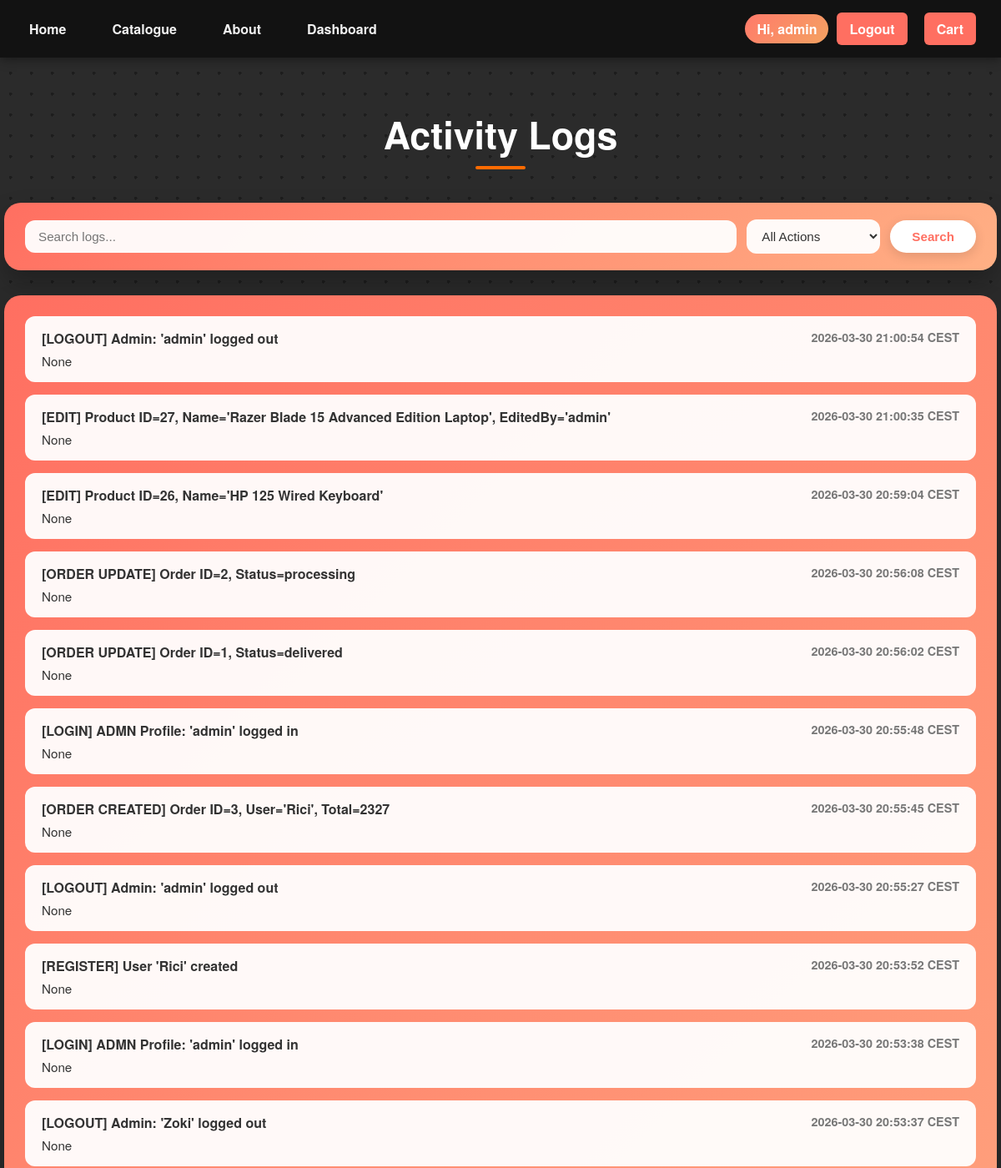
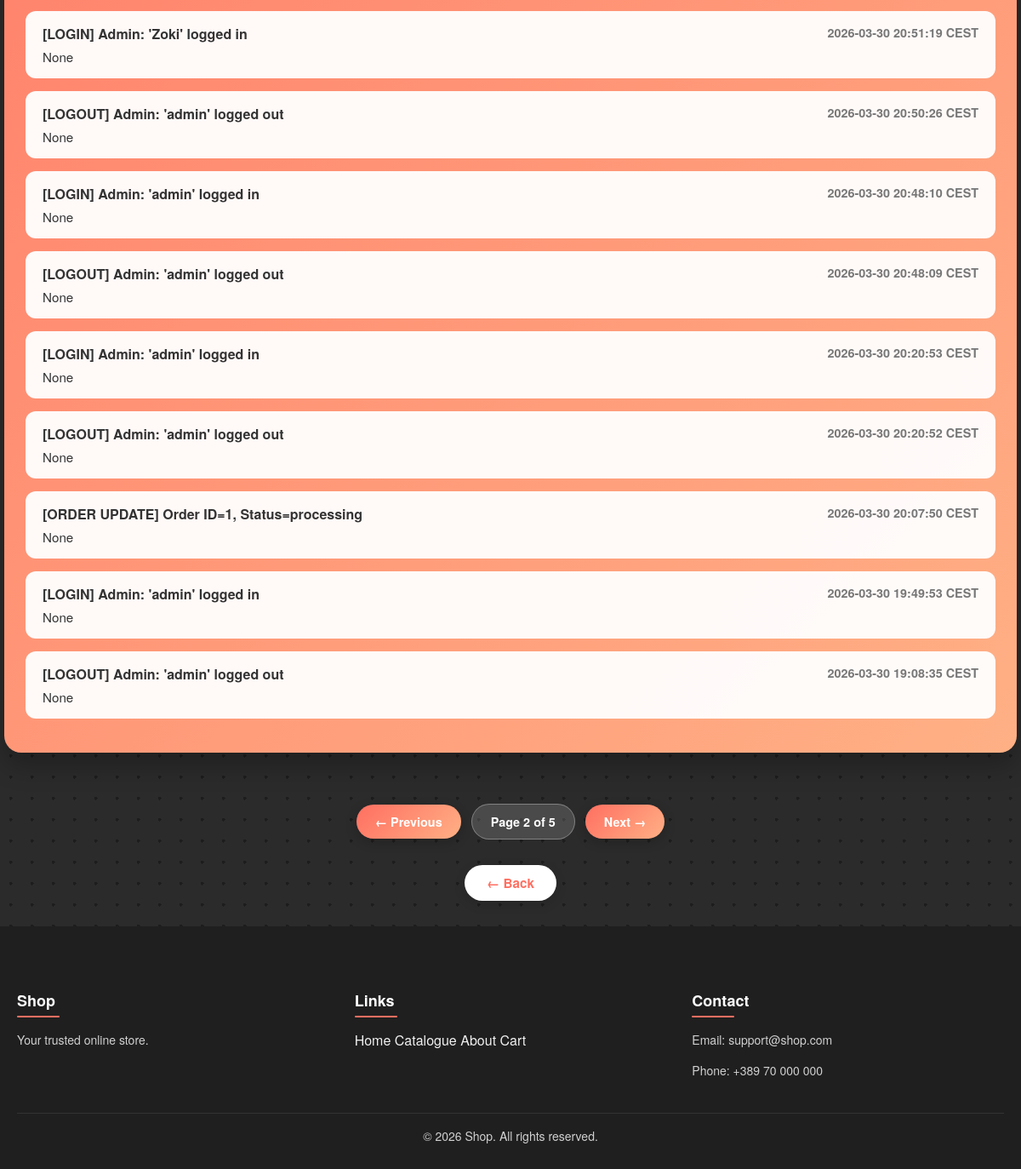
Page /dashboard/logs?page=2&q=&action= (signed in) on the committed database (2 pictures, top to bottom).
### models.py (models this page shows)
class Log(Base):
    __tablename__ = "logs"
    id = Column(Integer, primary_key=True)
    action = Column(String(255), nullable=False)
    user_id = Column(Integer)
    username = Column(String(120))
    message = Column(Text, nullable=True)
    timestamp = Column(DateTime, default=lambda: datetime.now(skopje_tz))

### app.py (the view)
@app.route("/dashboard/logs")
@admin_required
def logs():
    page = request.args.get('page', 1, type=int)
    q = request.args.get('q', '').strip()
    action_filter = request.args.get('action', '').strip()
    per_page = 20
    query = db_session.query(Log).order_by(Log.timestamp.desc())
    if q:
        query = query.filter(Log.action.ilike(f'%{q}%'))
    if action_filter:
        query = query.filter(Log.action.ilike(f'%[{action_filter.upper()}]%'))
    total = query.count()
    total_pages = max(ceil(total / per_page), 1)
    logs = query.offset((page - 1) * per_page).limit(per_page).all()
    return render_template('logs.html', logs=logs, page=page,
                           total_pages=total_pages, q=q, action=action_filter)

### templates/logs.html (shortened to what this page needs)
{% extends "layout.html" %}
{% block extra_css %}
<link rel="stylesheet" href="{{ url_for('static', filename='css/logs.css') }}">
{% endblock %}
{% block content %}
<h1 class="logs-title">Activity Logs</h1>
<form method="get" class="logs-search-form">
    <div class="logs-search-bar">
        <input type="text" name="q" placeholder="Search logs..." value="{{ q }}" class="logs-search-input">
        <select name="action" class="logs-search-select">
            <option value="">All Actions</option>
        </select>
        <button type="submit" class="logs-search-btn">Search</button>
    </div>
</form>
<div class="logs-container">
    {% for log in logs %}
        <div class="log-item {{ log.action }}">
            <div class="log-top">
                <span class="log-action">{{ log.action }}</span>
                <span class="log-time">{{ log.timestamp.strftime('%Y-%m-%d %H:%M:%S') }} CEST</span>
            </div>
            <div class="log-message">
                {{ log.message }}
            </div>
        </div>
    {% else %}
        <p class="no-logs">No logs found.</p>
    {% endfor %}
</div>
<div class="pagination">
    {% if page > 1 %}
        <a href="{{ url_for('logs', page=page-1, q=q, action=action) }}">← Previous</a>
    {% else %}
        <span class="disabled">← Previous</span>
    {% endif %}
    <span class="current-page">Page {{ page }} of {{ total_pages }}</span>
    {% if page < total_pages %}
        <a href="{{ url_for('logs', page=page+1, q=q, action=action) }}">Next →</a>
    {% else %}
        <span class="disabled">Next →</span>
    {% endif %}
</div>
<div style="text-align:center; margin: 30px 0;">
    <a href="{{ url_for('dashboard') }}" class="btn-back">← Back</a>
</div>
{% endblock %}

### static/css/logs.css (style rules this page uses)
body { background-color: #2b2b2b; background-image: radial-gradient(circle, #555 2px, transparent 2px); background-size: 25px 25px; background-blend-mode: overlay; font-family: 'Helvetica Neue', Helvetica, Arial, sans-serif; color: #fff; margin: 0; }
.logs-title { text-align: center; font-size: 2.8rem; font-weight: 700; margin: 60px 0 50px; position: relative; }
.logs-title::after { content: ""; position: absolute; bottom: -10px; left: 50%; transform: translateX(-50%); width: 60px; height: 4px; background: #ff6b00; border-radius: 2px; }
.logs-container { width: 95%; max-width: 1200px; margin: 0 auto 60px; padding: 25px; background: linear-gradient(135deg, #ff6f61, #ffb085); border-radius: 20px; box-shadow: 0 15px 30px rgba(0,0,0,0.25); }
.log-item { background: rgba(255,255,255,0.95); color: #333; padding: 15px 20px; border-radius: 12px; margin-bottom: 15px; transition: 0.3s; }
.log-top { display: flex; justify-content: space-between; font-weight: bold; margin-bottom: 5px; }
.log-time { font-size: 0.9rem; color: #777; }
.log-message { font-size: 0.95rem; }
html, body { height: 100%; margin: 0; }
body { display: flex; flex-direction: column; }
.btn-back { display: inline-block; background: #fff; color: #ff6f61; padding: 10px 26px; border-radius: 50px; font-size: 0.95rem; font-weight: 700; text-decoration: none; box-shadow: 0 4px 14px rgba(0,0,0,0.12); transition: all 0.3s ease; }
.pagination { display: flex; justify-content: center; align-items: center; margin: 0 0 30px; gap: 12px; flex-wrap: wrap; }
.pagination a { display: inline-block; padding: 10px 22px; border-radius: 50px; background: linear-gradient(135deg, #ff6f61, #ffb085); color: #fff; text-decoration: none; font-weight: 700; font-size: 0.9rem; box-shadow: 0 4px 14px rgba(0,0,0,0.2); transition: all 0.3s ease; }
.pagination .current-page { display: inline-block; padding: 10px 22px; border-radius: 50px; background: rgba(255,255,255,0.15); border: 1px solid rgba(255,255,255,0.3); color: #fff; font-weight: 700; font-size: 0.9rem; }
.logs-search-form { max-width: 1200px; width: 95%; margin: 0 auto 30px; padding: 20px 25px; background: linear-gradient(135deg, #ff6f61, #ffb085); border-radius: 20px; box-shadow: 0 15px 30px rgba(0,0,0,0.25); }
.logs-search-bar { display: flex; flex-wrap: wrap; gap: 12px; align-items: center; justify-content: center; }
.logs-search-input { flex: 1 1 280px; padding: 11px 16px; border-radius: 12px; border: none; background: rgba(255,255,255,0.95); color: #333; font-size: 0.95rem; outline: none; transition: box-shadow 0.3s ease; }
.logs-search-select { flex: 0 0 160px; padding: 11px 14px; border-radius: 12px; border: none; background: rgba(255,255,255,0.95); color: #333; font-size: 0.95rem; outline: none; cursor: pointer; transition: box-shadow 0.3s ease; }
.logs-search-btn { padding: 11px 26px; border-radius: 50px; border: none; background: #fff; color: #ff6f61; font-size: 0.95rem; font-weight: 700; cursor: pointer; box-shadow: 0 4px 14px rgba(0,0,0,0.12); transition: all 0.3s ease; }

### rows in the picture
Log: action "[LOGOUT] Admin: 'admin' logged out", timestamp "2026-03-30 21:00:54", message "None"
Log: action "[EDIT] Product ID=27, Name='Razer Blade 15 Advanced Edition Laptop', EditedBy='admin'", timestamp "2026-03-30 21:00:35", message "None"
Log: action "[EDIT] Product ID=26, Name='HP 125 Wired Keyboard'", timestamp "2026-03-30 20:59:04", message "None"
Log: action "[ORDER UPDATE] Order ID=2, Status=processing", timestamp "2026-03-30 20:56:08", message "None"
Log: action "[ORDER UPDATE] Order ID=1, Status=delivered", timestamp "2026-03-30 20:56:02", message "None"
Log: action "[LOGIN] ADMN Profile: 'admin' logged in", timestamp "2026-03-30 20:55:48", message "None"
Log: action "[ORDER CREATED] Order ID=3, User='Rici', Total=2327", timestamp "2026-03-30 20:55:45", message "None"
Log: action "[LOGOUT] Admin: 'admin' logged out", timestamp "2026-03-30 20:55:27", message "None"
Log: action "[REGISTER] User 'Rici' created", timestamp "2026-03-30 20:53:52", message "None"
Log: action "[LOGIN] ADMN Profile: 'admin' logged in", timestamp "2026-03-30 20:53:38", message "None"
Log: action "[LOGOUT] Admin: 'Zoki' logged out", timestamp "2026-03-30 20:53:37", message "None"
Log: action "[LOGIN] Admin: 'Zoki' logged in", timestamp "2026-03-30 20:51:19", message "None"
Log: action "[LOGOUT] Admin: 'admin' logged out", timestamp "2026-03-30 20:50:26", message "None"
Log: action "[LOGIN] Admin: 'admin' logged in", timestamp "2026-03-30 20:48:10", message "None"
Log: action "[LOGOUT] Admin: 'admin' logged out", timestamp "2026-03-30 20:48:09", message "None"
Log: action "[LOGIN] Admin: 'admin' logged in", timestamp "2026-03-30 20:20:53", message "None"
Log: action "[LOGOUT] Admin: 'admin' logged out", timestamp "2026-03-30 20:20:52", message "None"
Log: action "[ORDER UPDATE] Order ID=1, Status=processing", timestamp "2026-03-30 20:07:50", message "None"
Log: action "[LOGIN] Admin: 'admin' logged in", timestamp "2026-03-30 19:49:53", message "None"
Log: action "[LOGOUT] Admin: 'admin' logged out", timestamp "2026-03-30 19:08:35", message "None"

### other values in the picture
{{ session.username }} "admin"
{{ page }} "2"
{{ total_pages }} "5"
